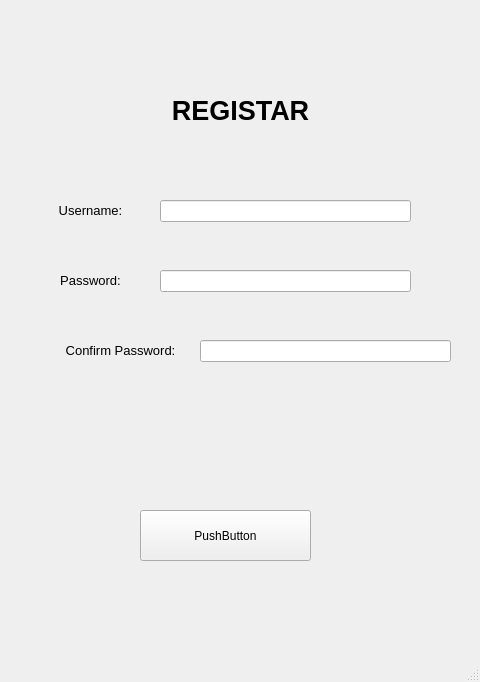
<?xml version="1.0" encoding="UTF-8"?>
<ui version="4.0">
 <class>RegistarWindow</class>
 <widget class="QMainWindow" name="RegistarWindow">
  <property name="geometry">
   <rect>
    <x>0</x>
    <y>0</y>
    <width>480</width>
    <height>682</height>
   </rect>
  </property>
  <property name="minimumSize">
   <size>
    <width>480</width>
    <height>682</height>
   </size>
  </property>
  <property name="maximumSize">
   <size>
    <width>480</width>
    <height>682</height>
   </size>
  </property>
  <property name="windowTitle">
   <string>MainWindow</string>
  </property>
  <widget class="QWidget" name="centralwidget">
   <widget class="QLabel" name="username_Label">
    <property name="geometry">
     <rect>
      <x>30</x>
      <y>190</y>
      <width>121</width>
      <height>41</height>
     </rect>
    </property>
    <property name="font">
     <font>
      <pointsize>10</pointsize>
     </font>
    </property>
    <property name="text">
     <string>Username:</string>
    </property>
    <property name="alignment">
     <set>Qt::AlignCenter</set>
    </property>
   </widget>
   <widget class="QLineEdit" name="registar_Username_lineEdit">
    <property name="geometry">
     <rect>
      <x>160</x>
      <y>200</y>
      <width>251</width>
      <height>22</height>
     </rect>
    </property>
   </widget>
   <widget class="QLabel" name="password_Label">
    <property name="geometry">
     <rect>
      <x>30</x>
      <y>260</y>
      <width>121</width>
      <height>41</height>
     </rect>
    </property>
    <property name="font">
     <font>
      <pointsize>10</pointsize>
     </font>
    </property>
    <property name="text">
     <string>Password:</string>
    </property>
    <property name="alignment">
     <set>Qt::AlignCenter</set>
    </property>
   </widget>
   <widget class="QLineEdit" name="registar_Password_lineEdit">
    <property name="geometry">
     <rect>
      <x>160</x>
      <y>270</y>
      <width>251</width>
      <height>22</height>
     </rect>
    </property>
   </widget>
   <widget class="QLabel" name="confPassword_Label">
    <property name="geometry">
     <rect>
      <x>50</x>
      <y>330</y>
      <width>141</width>
      <height>41</height>
     </rect>
    </property>
    <property name="font">
     <font>
      <pointsize>10</pointsize>
     </font>
    </property>
    <property name="text">
     <string>Confirm Password:</string>
    </property>
    <property name="alignment">
     <set>Qt::AlignCenter</set>
    </property>
   </widget>
   <widget class="QLineEdit" name="registar_ConfPassword_lineEdit">
    <property name="geometry">
     <rect>
      <x>200</x>
      <y>340</y>
      <width>251</width>
      <height>22</height>
     </rect>
    </property>
   </widget>
   <widget class="QLabel" name="label">
    <property name="geometry">
     <rect>
      <x>80</x>
      <y>80</y>
      <width>321</width>
      <height>61</height>
     </rect>
    </property>
    <property name="font">
     <font>
      <pointsize>20</pointsize>
      <weight>75</weight>
      <bold>true</bold>
     </font>
    </property>
    <property name="text">
     <string>REGISTAR</string>
    </property>
    <property name="alignment">
     <set>Qt::AlignCenter</set>
    </property>
   </widget>
   <widget class="QPushButton" name="pushButton">
    <property name="geometry">
     <rect>
      <x>140</x>
      <y>510</y>
      <width>171</width>
      <height>51</height>
     </rect>
    </property>
    <property name="text">
     <string>PushButton</string>
    </property>
   </widget>
  </widget>
  <widget class="QMenuBar" name="menubar">
   <property name="geometry">
    <rect>
     <x>0</x>
     <y>0</y>
     <width>480</width>
     <height>26</height>
    </rect>
   </property>
  </widget>
  <widget class="QStatusBar" name="statusbar"/>
 </widget>
 <resources/>
 <connections/>
</ui>
